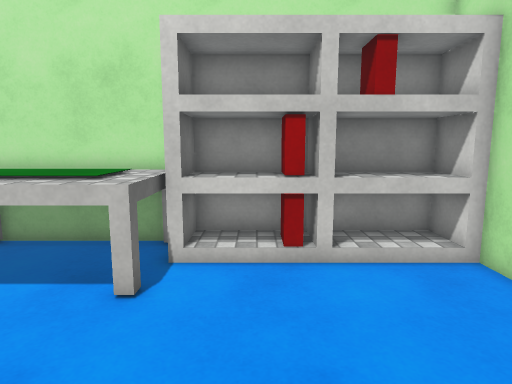
View 1 (above)

13 first-person views from a walk through a Unity game level. The camera is 1.5 m above the floor, tilts 8° down and sees 75° across. The floor is counted in squares, 0.5 m on a side. Each view is taken from the middle of a square. On the plan, view 1 faces up. The plan holds only what a view shows up to about 20 squares ahead; the rest is blank. The player is left out. Surface patterns are stand-ins for the level's own textures.

View 2
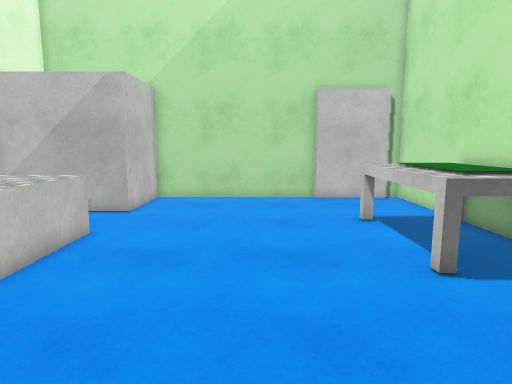

View 3
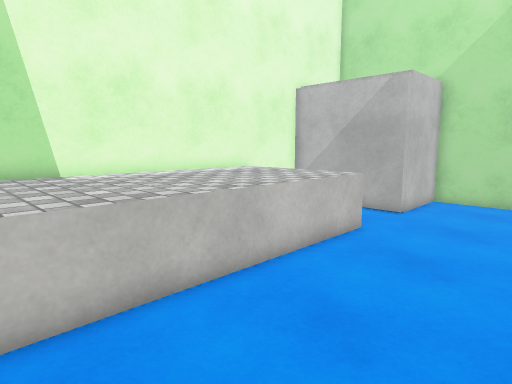

View 4
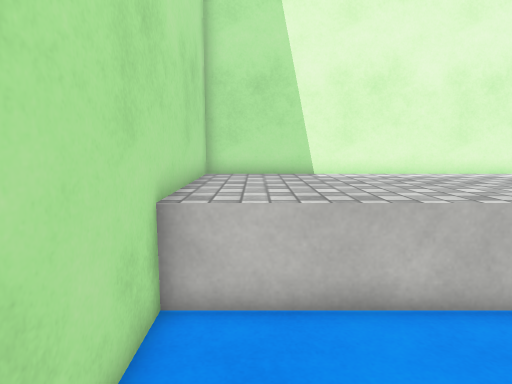

View 5
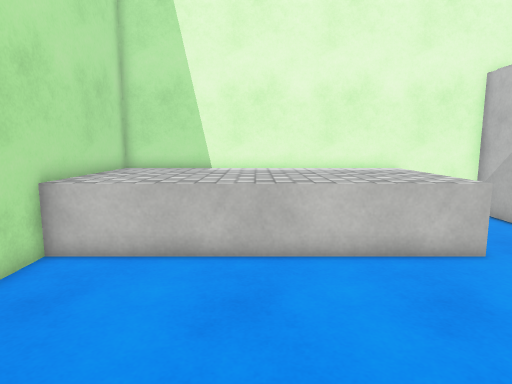

View 6
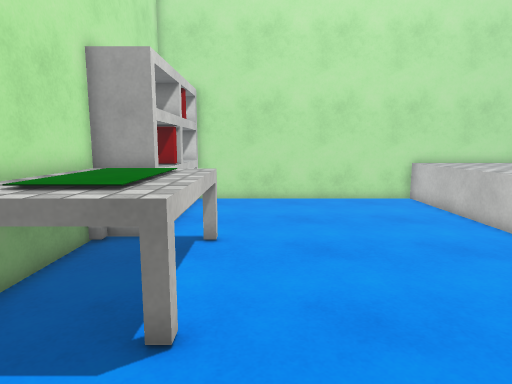

View 7
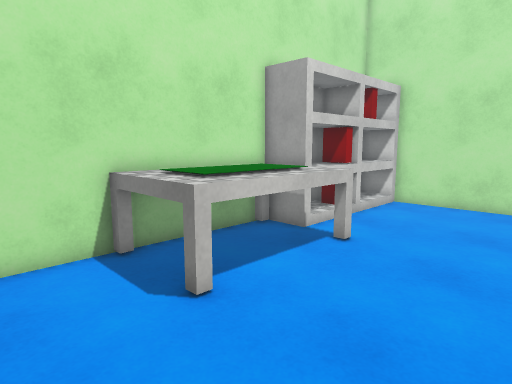

View 8
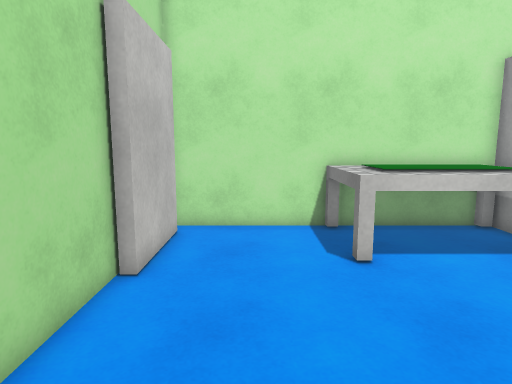

View 9
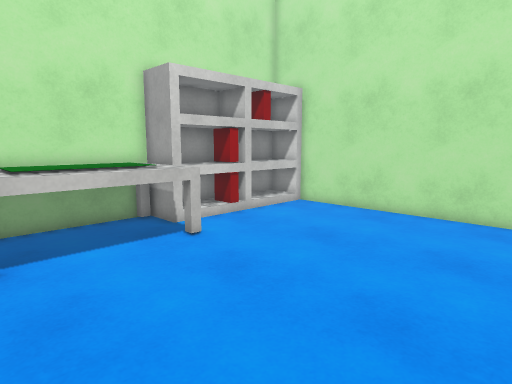

View 10
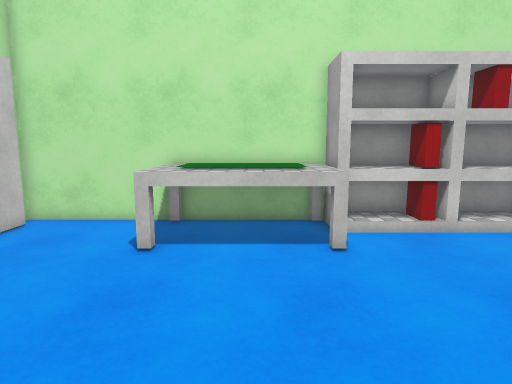

View 11
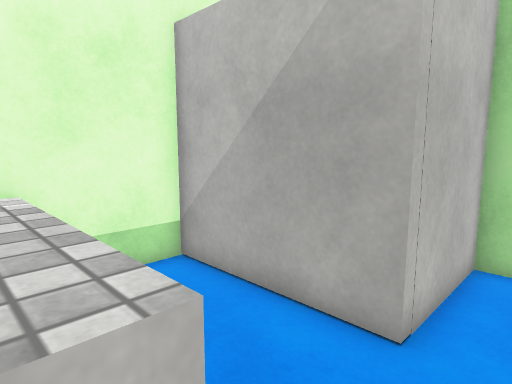

View 12
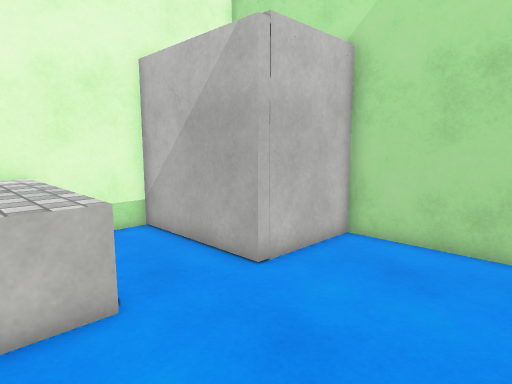

View 13
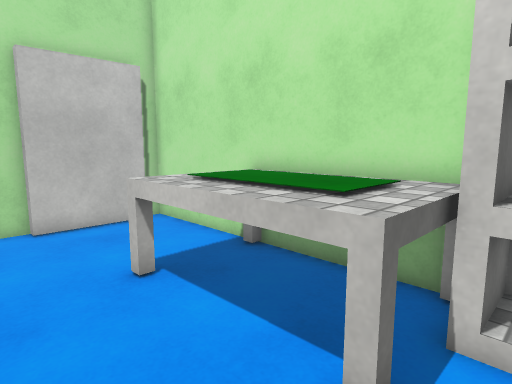

### Floor plan
Key: @ floor where view 1 was taken; # wall or solid block; . floor; ^ raised ledge; E desk; O other object.
Columns run from 14 left of view 1 to 6 right of it. Each row starts with its distance up from view 1.
 10 ######EEEEEEEOOOOOOO
  9 #.....EEEEEEEOOOOOOO
  8 #.....EEEEEEEOOOOOOO#
  7 #.....EEEEEEE.......#
  6 #.....EEEEEE........#
  5 #...................#
  4 #...................#
  3 #...................#
  2 #...................#
  1 #...................#
  0 #.............@.....#
 -1 #...................#
 -2 #...................#
 -3 #...................#
 -4 #OOOO...^^^^^^^^^^^^^
 -5     O...^^^^^^^^^^^^^
 -6     O...^^^^^^^^^^^^^
 -7     O...^^^^^^^^^^^^^
 -8     O.. ^^^^^^^^^^^^^
 -9     O.. ^^^^^^^^^^^^^
-10     O####^^^^^^^^^^^#

Where each view was taken, in squares from view 1:
view 1: 0 up, 0 right, facing up
view 2: 2 up, 5 right, facing left
view 3: 2 up, 5 right, facing down-left
view 4: 2 up, 4 right, facing down
view 5: 5 up, 0 right, facing down
view 6: 5 up, 13 left, facing right
view 7: 1 up, 12 left, facing up-right
view 8: 2 down, 11 left, facing up
view 9: 3 down, 9 left, facing up-right
view 10: 3 down, 5 left, facing up
view 11: 2 down, 5 left, facing down-left
view 12: 2 up, 4 left, facing down-left
view 13: 3 up, 1 left, facing up-left
